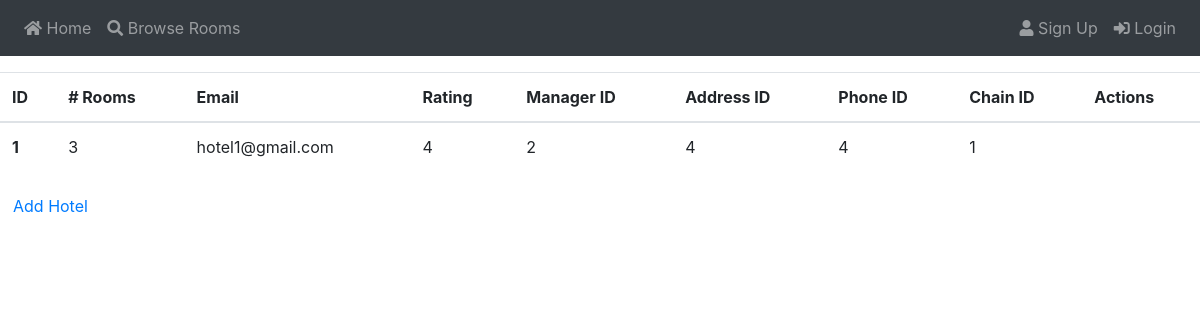
Before: /view_hotels with the older database file.
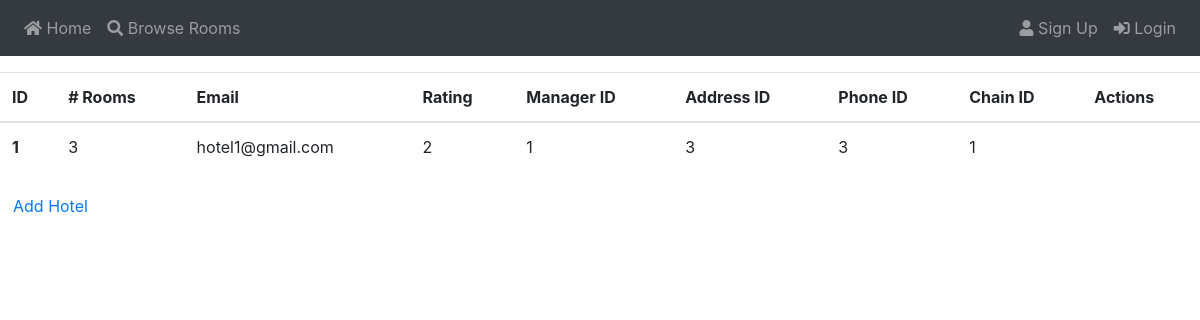
After: the same page with the newer database file.
### app/models.py (models this page shows)
class Hotel(db.Model):
    id          = db.Column(db.Integer, primary_key = True)
    rooms_amt   = db.Column(db.Integer, nullable = False)
    rating      = db.Column(db.Integer, nullable = False)
    email       = db.Column(db.String(128), nullable = False)
    address     = db.Column(db.Integer, db.ForeignKey('addr.id'))
    phone       = db.Column(db.Integer, db.ForeignKey('phone.id'))
    manager     = db.Column(db.Integer, db.ForeignKey('user.id'))
    owned_by    = db.Column(db.Integer, db.ForeignKey('chain.id'))
    rooms       = db.relationship("Room", backref = 'hotel', lazy='dynamic')

### app/routes.py (the view)
@app.route("/view_hotels")
def view_hotels():
    hotels = Hotel.query.all()
    return render_template("view_hotels.html", hotels = hotels)

### app/templates/view_hotels.html (shortened to what this page needs)
{% extends "base.html" %}
{% block content %}
    <table class="table">
        <thead>
            <tr>
                <th scope="col">ID</th>
                <th scope="col"># Rooms</th>
                <th scope="col">Email</th>
                <th scope="col">Rating</th>
                <th scope="col">Manager ID</th>
                <th scope="col">Address ID</th>
                <th scope="col">Phone ID</th>
                <th scope="col">Chain ID</th>
                <th scope="col">Actions</th>
            </tr>
        </thead>
    {% for h in hotels %}
        <tbody>
            <tr>
                <th scope="row">{{ h.id }}</th>
                <td>{{ h.rooms_amt }}</td>
                <td>{{ h.email }}</td>
                <td>{{ h.rating }}</td>
                <td>{{ h.manager }}</td>
                <td>{{ h.address }}</td>
                <td>{{ h.phone }}</td>
                <td>{{ h.owned_by }}</td>
                <td>
                </td>
            </tr>
        </tbody>
    {% endfor %}
    </table>
    <a href="{{ url_for('add_hotel') }}" class="btn btn-green">Add Hotel</a>
{% endblock %}

### app/templates/base.html (shortened to what this page needs)
<!DOCTYPE html>
<html>
    <head>
        <link rel="stylesheet" href="https://stackpath.bootstrapcdn.com/bootstrap/4.1.2/css/bootstrap.min.css">
        <link rel="stylesheet" href="https://use.fontawesome.com/releases/v5.7.1/css/all.css">
    </head>
    <body>
        <nav class="navbar navbar-expand-sm fixed-top bg-dark navbar-dark justify-content-between">
            <ul class="navbar-nav">
                <li class="nav-item">
                    <a class="nav-link" href="{{ url_for('index') }}"><span class="fa fa-home"></span> Home</a>
                </li>
                <li class="nav-item">
                    <a class="nav-link" href="{{ url_for('browse_rooms') }}"><span class="fa fa-search"></span> Browse Rooms</a>
                </li>
            </ul>
            <ul class="navbar-nav fixed-right">
                {% if current_user.is_anonymous %}
                    <li class="nav-item">
                        <a class="nav-link" href="{{ url_for('register') }}"><span class="fa fa-user"></span> Sign Up</a>
                    </li>
                    <li class="nav-item">
                        <a class="nav-link" href="{{ url_for('login') }}"><span class="fa fa-sign-in-alt"></span> Login</a>
                    </li>
                {% endif %}
            </ul>
        </nav>
        <br>
        <br>
        <br>
        {% block content %}{% endblock %}
    </body>
</html>

Changed rows visible on the page:
changed Hotel "hotel1@gmail.com": rating "4" → "2"; manager "2" → "1"; address "4" → "3"; phone "4" → "3"
